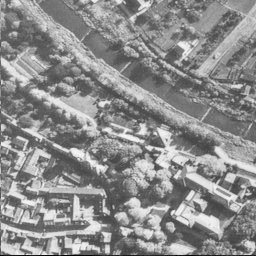
#> input picture oving1/images/5.1.10-aerial.tiff, 256 x 256 px, found by its file name
$ python Task3.py
#> lines starting #> are read from the running program, lines starting #| are printed output that depends on the picture
from PIL import Image
from random import randint
from math import floor


def applyPixel(M, h, x, y):
    value = 0
    for i in range(len(h)):
        for j in range(len(h)):
            value += floor(M[y + i][x + j] * h[i][j])
    return value


def applyFilter(M, h):
    hSize = len(h)
    width = len(M[0])
    height = len(M)
    offset = floor(hSize/2)
    newM = [row[:] for row in M]
    for y in range(height - hSize + 1):
        for x in range(width - hSize + 1):
            newM[y + offset][x + offset] = applyPixel(M, h, x, y), M[y + offset][x + offset]
    return newM


def matrixToImage(M):
    line = [i for row in M for i in row]
    I = Image.new('LA', (len(M[0]), len(M)))
    I.putdata(line)
    return I.convert('L')


def imageToMatrix(I):
    data = list(I.convert('L').getdata())
    width, height = I.size
    return [data[row * width:(row + 1) * width] for row in range(height)]


def printMatrix(A):
    for row in A:
        print(row)

ha = [[1/9 for _ in range(5)] for _ in range(5)]
h = [[1, 4, 6, 4, 1],
     [4, 16, 24, 16, 4],
     [6, 24, 32, 24, 6],
     [4, 16, 24, 16, 4],
     [1, 4, 6, 4, 1]]
hg = [[i * 1/256 for i in row] for row in h]

M1 = imageToMatrix(Image.open("D:\\Prosjekter\\Universitet\\VisDat\\oving1\\images\\5.1.10-aerial.tiff"))
#> in imageToMatrix, `data = list(I.convert('L').getdata())`: data = 65536 items
#> M1 = 256 items
I2 = matrixToImage(applyFilter(M1, ha))
#> in applyFilter, `width = len(M[0])`: width = 256
#> in applyFilter, `newM = [row[:] for row in M]`: newM = 256 items
#> in matrixToImage, `I = Image.new('LA', (len(M[0]), len(M)))`: I: PIL image 256x256 LA; every value is 0
#> in matrixToImage, `I.putdata(line)`:
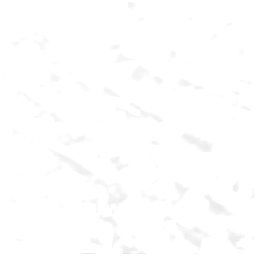
#> I: PIL image 256x256 LA; mean R, G, B, A 248.9, 248.9, 248.9, 136.7; transparent parts drawn white
#> in matrixToImage, `return I.convert('L')`:
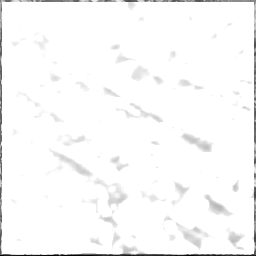
#> returned value: PIL image 256x256 L; min 1, max 255, mean 248.9
I3 = matrixToImage(applyFilter(M1, hg))
#> in matrixToImage (call 2), `I.putdata(line)`:
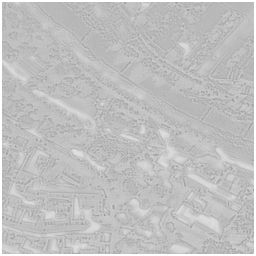
#> I: PIL image 256x256 LA; mean R, G, B, A 126.4, 126.4, 126.4, 136.7; transparent parts drawn white
#> in matrixToImage (call 2), `return I.convert('L')`:
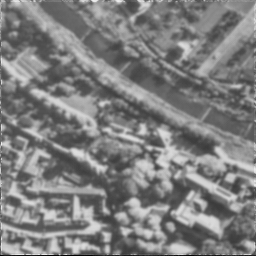
#> returned value: PIL image 256x256 L; min 1, max 239, mean 126.4
I2.show()
I3.show()
#I2.save("D:\\Prosjekter\\Universitet\\VisDat\\oving1\\processed images\\Task3a1.bmp")
#I3.save("D:\\Prosjekter\\Universitet\\VisDat\\oving1\\processed images\\Task3a2.bmp")

$ run again, with oving1/images/4.1.07-jelly-beans.tiff copied over oving1/images/5.1.10-aerial.tiff
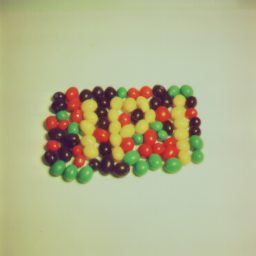
#> input picture oving1/images/4.1.07-jelly-beans.tiff, 256 x 256 px, found by its file name
#> data = 65536 items
#> M1 = 256 items
#> in applyFilter, `width = len(M[0])`: width = 256
#> newM = 256 items
#> in matrixToImage (call 2), `I.putdata(line)`:
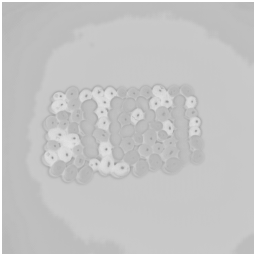
#> I: PIL image 256x256 LA; mean R, G, B, A 161.6, 161.6, 161.6, 170.2; transparent parts drawn white
#> in matrixToImage (call 2), `return I.convert('L')`:
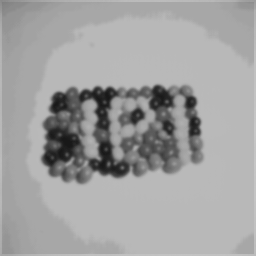
#> returned value: PIL image 256x256 L; min 24, max 199, mean 161.6
